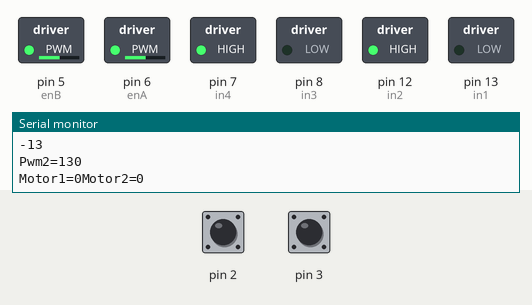
Bench run of a sketch on a simulated Arduino Uno, built with avr-gcc and run on an emulated ATmega328P. Shown: switched loads named in the sketch (green lamp = pin HIGH), the last lines printed to the serial monitor. Dashed ring = blinking. The test bench sets the inputs (shaded band); at power-on: pin 2 LOW, pin 3 LOW.

Above: at 1.2 s.
1.3 s: pin 2 driven HIGH
At 2.6 s:
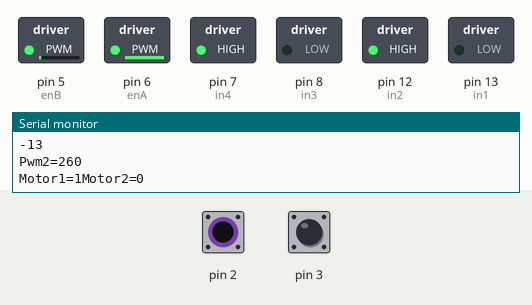
4.3 s: pin 2 pulsed LOW 5 times (0.12 s each, 0.3 s apart)
At 5.8 s:
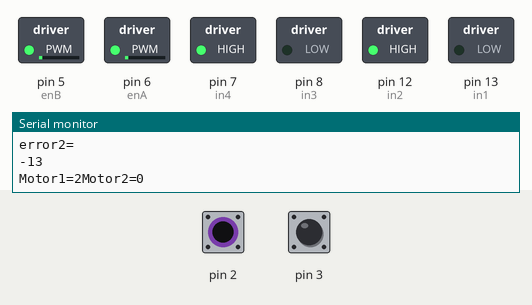
8.8 s: pin 3 pulsed HIGH 5 times (0.12 s each, 0.3 s apart)
At 9.7 s:
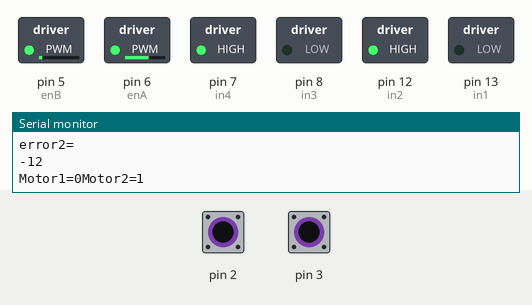
Timing chart, 0 to 19.3 s (numbered marks = the images above; inputs shaded):
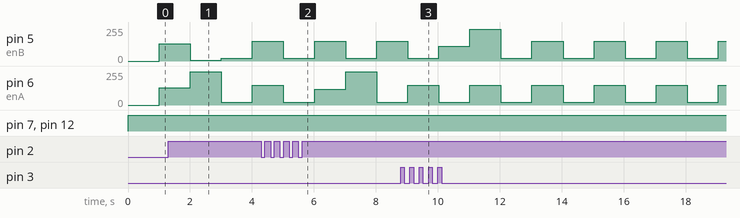

Measured:
- by itself, pin 6 (enA): alternates 150/255 for 1.0 s and 20/255 for 1.0 s

The sketch:

Code.ino
```cpp
 #include <TimerOne.h>

//set the desired speed here
unsigned int desired_speed=5;
unsigned int desired_speed2=5;

//variables for the PID controller
unsigned int measured_speed=0;
unsigned int measured_speed2=0;
unsigned int total_pulses=0;
unsigned int total_pulses2=0;

unsigned int set_power=0;
unsigned int set_power2=0;
unsigned int maximum_power=150;
unsigned int maximum_power2=150;
unsigned int minimum_power=20;
unsigned int minimum_power2=20;

//tune these PID coefficients
float Kp=10;
float Ki=0.7;
float Kd=0.1;

float Kp2=10;
float Ki2=0.7;
float Kd2=0.1;

int error=0;
int prev_error=0;
int integral=0;
int diff=0;

int error2=0;
int prev_error2=0;
int integral2=0;
int diff2=0;

// connect motor controller pins to Arduino digital pins
// motor one
int enA = 6;
int in1 = 13;
int in2 = 12;
// motor two
int enB = 5;
int in4 = 7;
int in3 = 8;

void docount()  // counts from the speed sensor
{
  measured_speed++;  // increase +1 the measured_speed value
  total_pulses += measured_speed;
}
void docount2()  // counts from the speed sensor
{
  measured_speed2++;  // increase +1 the measured_speed value
  total_pulses2 += measured_speed2;
}
void timerIsr()
{
  Timer1.detachInterrupt();  //stop the timer

  error = measured_speed - desired_speed;
  Serial.println("error1=");
  Serial.println(error);
  Serial.println("\n");
  integral += (error + prev_error)* Ki;
 // diff = (error - prev_error)* Kd;

  if (set_power < maximum_power)
  {
   // set_power -= ((error * Kp) + integral + diff);
    // set_power -= ((error * Kp) + integral);
    set_power -= ((error * Kp));
    Serial.print("Pwm1=");
    Serial.print(set_power,DEC);
    Serial.print("\n");
  }
  else {set_power =minimum_power; integral =0;};

  error2 = measured_speed2 - desired_speed2;
  integral2 += (error2 + prev_error2)* Ki;
  diff2 = (error2 - prev_error2)* Kd;

    Serial.println("error2=");
  Serial.println(error2);
  Serial.println("\n");

  if (set_power2 < maximum_power2)
  {

    //set_power2 -= ((error2 * Kp) + integral2 + diff);
    //set_power2 -= ((error2 * Kp) + integral2);
    set_power2 -= ((error2 * Kp));
    Serial.print("Pwm2=");
    Serial.print(set_power2,DEC);
    Serial.print("\n");
  }

  else {set_power2 = minimum_power2; integral2 = 0;};

  prev_error = error;
  prev_error2 = error2;

  int temp = (measured_speed);
  Serial.print("Motor1=");
  Serial.print(temp,DEC);

  temp = (measured_speed2);
  Serial.print("Motor2=");
  Serial.print(temp,DEC);

  Serial.println();

/*

  Serial.print(" measured_speed:");
  int temp = (measured_speed);
  Serial.print(temp,DEC);

  Serial.print(" measured_speed2:");
  temp = (measured_speed2);
  Serial.print(temp,DEC);

  Serial.print(" set_power:");
  temp = (set_power);
  Serial.print(temp,DEC);

  Serial.print(" set_power2:");
  temp = (set_power2);
  Serial.print(temp,DEC);

  Serial.print(" total_pulses:");
  temp = (total_pulses);
  Serial.print(temp,DEC);

  Serial.print(" total_pulses2:");
  temp = (total_pulses2);
  Serial.print(temp,DEC);

  Serial.print(" error:");
  temp = (error);
  Serial.print(temp,DEC);

  Serial.print(" error2:");
  temp = (error2);
  Serial.print(temp,DEC);

  Serial.print(" integral:");
  temp = (integral);
  Serial.print(temp,DEC);

  Serial.print(" integral2:");
  temp = (integral2);
  Serial.print(temp,DEC);

  Serial.print(" diff:");
  temp = (diff);
  Serial.print(temp,DEC);

  Serial.print(" diff2:");
  temp = (diff2);
  Serial.print(temp,DEC);

  Serial.println(" End");

*/

  measured_speed=0;  //  reset measured_speed to zero
  measured_speed2=0;
  Timer1.attachInterrupt( timerIsr );  //enable the timer
}

void setup() {
  // put your setup code here, to run once:
// set all the motor control pins to outputs
  pinMode(enA, OUTPUT);
  pinMode(enB, OUTPUT);
  pinMode(in1, OUTPUT);
  pinMode(in2, OUTPUT);
  pinMode(in3, OUTPUT);
  pinMode(in4, OUTPUT);

  //Serial.begin(9600);
  Serial.begin(9600);
  enable_interrupt();
}
void enable_interrupt()
{
  Timer1.initialize(1000000); // set timer for 0.1 sec
  attachInterrupt(digitalPinToInterrupt(2), docount, RISING);  // increase measured_speed when speed sensor pin goes High
  attachInterrupt(digitalPinToInterrupt(3), docount2, RISING);  // increase measured_speed when speed sensor pin goes High
  Timer1.attachInterrupt( timerIsr ); // enable the timer
}


//
//void disable_interrupt()
//{
//  detachInterrupt(digitalPinToInterrupt(2));  // increase measured_speed when speed sensor pin goes High
//  detachInterrupt(digitalPinToInterrupt(3));  // increase measured_speed when speed sensor pin goes High
//  Timer1.detachInterrupt(); // enable the timer
//}


void demoStraightPID()
{
// this function will run the motors in a straight line at a fixed speed

//set the desired speed here
  desired_speed=13;
  desired_speed2=13;

  unsigned int lpower = (set_power);
  unsigned int lpower2 = (set_power2);
  analogWrite(enA, lpower);
  analogWrite(enB, lpower2);

// turn on motor A
  digitalWrite(in1, LOW);
  digitalWrite(in2, HIGH);
// turn on motor B: faulty, cannot reverse
  digitalWrite(in3, LOW);
  digitalWrite(in4, HIGH);
}

//void demoStop()
//{
// // now turn off motors
//  digitalWrite(in1, LOW);
//  digitalWrite(in2, LOW);
//  digitalWrite(in3, LOW);
//  digitalWrite(in4, LOW);
//}

//void demoOne()
//{
//// this function will run the motors in a rectangle at a fixed speed
//// set speed to 200 out of possible range 0~255
//    analogWrite(enA, 70);
//    analogWrite(enB, 70);
//
//  // run straight
//  // turn on motor A
//  digitalWrite(in1, LOW);
//  digitalWrite(in2, HIGH);
//  // turn on motor B: faulty, cannot reverse
//  digitalWrite(in3, LOW);
//  digitalWrite(in4, HIGH);
//  delay(1000);
//  // turn left
//   // turn on motor A
//  digitalWrite(in1, LOW);
//  digitalWrite(in2, HIGH);
//  // turn on motor B: faulty, cannot reverse
//  digitalWrite(in3, LOW);
//  digitalWrite(in4, LOW);
//  delay(500);
// // now turn off motors
//  digitalWrite(in1, LOW);
//  digitalWrite(in2, LOW);
//  digitalWrite(in3, LOW);
//  digitalWrite(in4, LOW);
//  delay(2000);
//}

//void demoTwo()
//{
//  // this function will run the motors across the range of possible speeds
//  // note that maximum speed is determined by the motor itself and the operating voltage
//  // the PWM values sent by analogWrite() are fractions of the maximum speed possible
//  // by your hardware
//  // turn on motors
//  digitalWrite(in1, LOW);
//  digitalWrite(in2, HIGH);
//  digitalWrite(in3, LOW);
//  digitalWrite(in4, HIGH);
//  // accelerate from zero to maximum speed
//  for (int i = 0; i < 256; i++)
//  {
//    analogWrite(enA, i);
//    analogWrite(enB, i);
//    delay(20);
//  }
//  // decelerate from maximum speed to zero
//  for (int i = 255; i >= 0; --i)
//  {
//    analogWrite(enA, i);
//    analogWrite(enB, i);
//    delay(20);
//  }
//  // now turn off motors
//  digitalWrite(in1, LOW);
//  digitalWrite(in2, LOW);
//  digitalWrite(in3, LOW);
//  digitalWrite(in4, LOW);
//}

void loop() {
  // put your main code here, to run repeatedly:
  //disable_interrupt();
  //demoOne();
//  demoTwo();
  demoStraightPID();
 // delay(5000);

}
```
